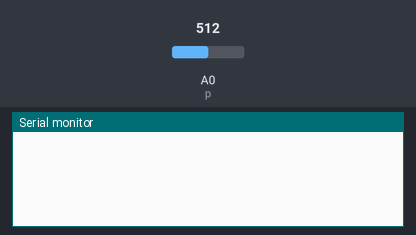
A sketch run on a simulated ESP8266 (NodeMCU). Shown: the last lines printed to the serial monitor. The test bench sets the inputs (shaded band); at power-on: A0 (p) = 512.

Above: at 1.2 s.
1.3 s: A0 (p) set to 716
At 2.1 s:
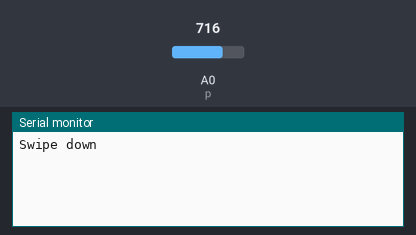
2.8 s: A0 (p) set to 900
At 3.2 s:
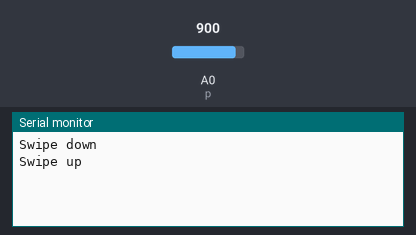

The sketch:

gestureIRTest.ino
```cpp
#ifndef UNIT_TEST
#include <Arduino.h>
#endif
#include <IRremoteESP8266.h>
#include <IRsend.h>

const uint16_t kIrLed = 4;  // ESP8266 GPIO pin to use. Recommended: 4 (D2).
const int p = A0;
int curVal, startVal, lastVal = 0;

IRsend irsend(kIrLed);  // Set the GPIO to be used to sending the message.

// Example of data captured by IRrecvDumpV2.ino
uint16_t up[71] = {9026, 4456,  602, 556,  546, 584,  550, 1660,  578, 554,  582, 550,  552, 552,  582, 548,  576, 556,  548, 1662,  576, 1662,  598, 560,  554, 1658,  582, 1654,  584, 1654,  606, 1632,  608, 1630,  610, 550,  554, 1656,  604, 528,  574, 556,  578, 554,  550, 554,  580, 552,  572, 532,  580, 1656,  582, 522,  602, 1662,  576, 1660,  578, 1658,  580, 1656,  604, 1634,  604, 1634,  606, 39964,  9026, 2218,  578};  // NEC 20DF40BF
uint16_t down[67] = {9028, 4452,  604, 528,  596, 536,  578, 1658,  580, 524,  600, 532,  572, 532,  600, 532,  604, 528,  576, 1662,  578, 1660,  598, 532,  572, 1666,  574, 1664,  574, 1664,  596, 1642,  596, 1640,  598, 1640,  600, 1664,  576, 530,  604, 526,  578, 528,  606, 526,  598, 532,  570, 534,  600, 530,  572, 532,  602, 1662,  576, 1660,  578, 1658,  570, 1668,  602, 1636,  604, 1634,  604};  // NEC 20DFC03F
void setup() {
  irsend.begin();
  Serial.begin(115200, SERIAL_8N1, SERIAL_TX_ONLY);
  pinMode(p, INPUT);
}

void loop() {

  curVal = analogRead(p);
  if (curVal > 30){
      startVal = curVal;
      lastVal = curVal;
      while (curVal > 30){
        curVal = analogRead(p);
        if (abs(lastVal - curVal) > 30){
          if(lastVal - startVal > 0){
            Serial.println(String("Swipe up"));
            irsend.sendRaw(up, 71, 38);
          }else{
            Serial.println(String("Swipe down"));
            irsend.sendRaw(down, 67, 38);
          }
        }
        lastVal = curVal;
        delay(2);
    }
  }
  delay(10);

}
```

Measured:
- after the input at 1.3 s, the serial monitor: prints a new line at once (image 1)
- after the input at 2.8 s, the serial monitor: prints a new line at once (image 2)
